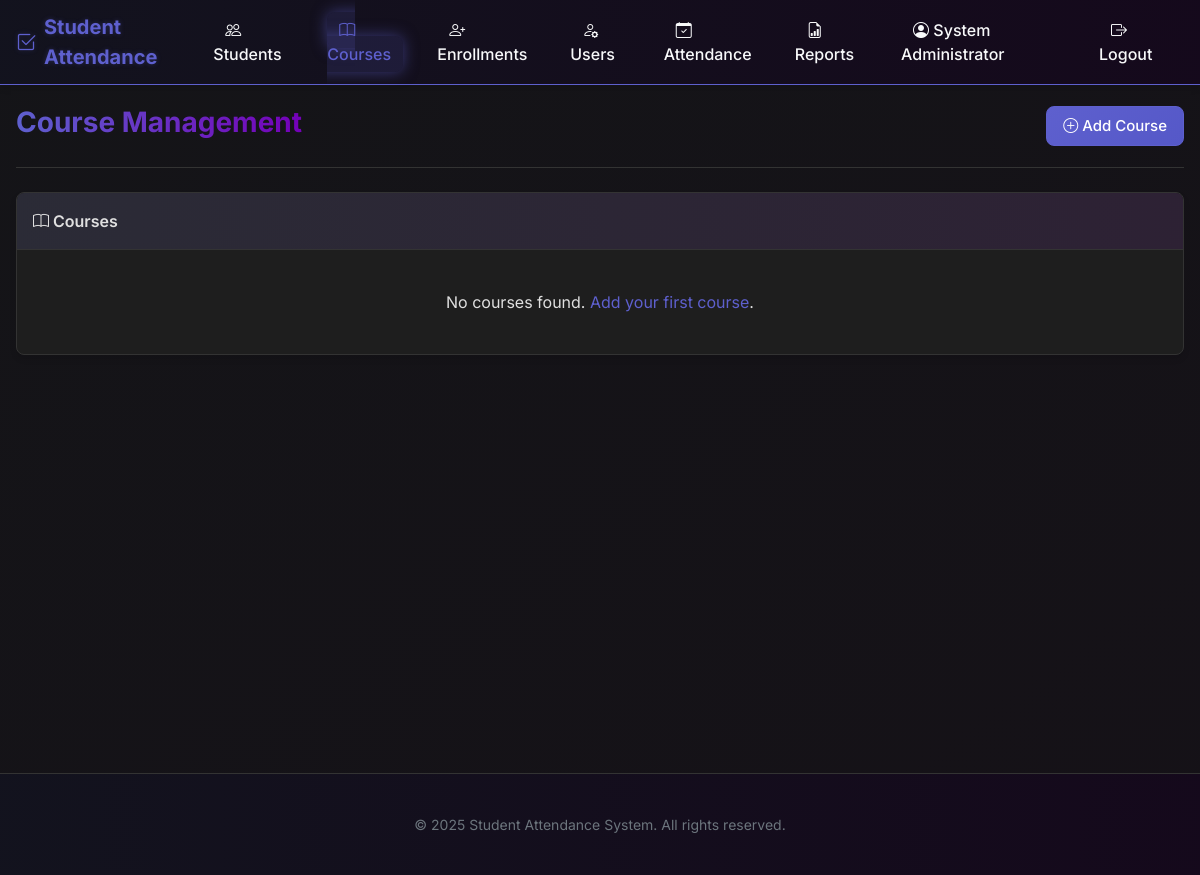
The page /courses (signed in) on the database as committed earlier.
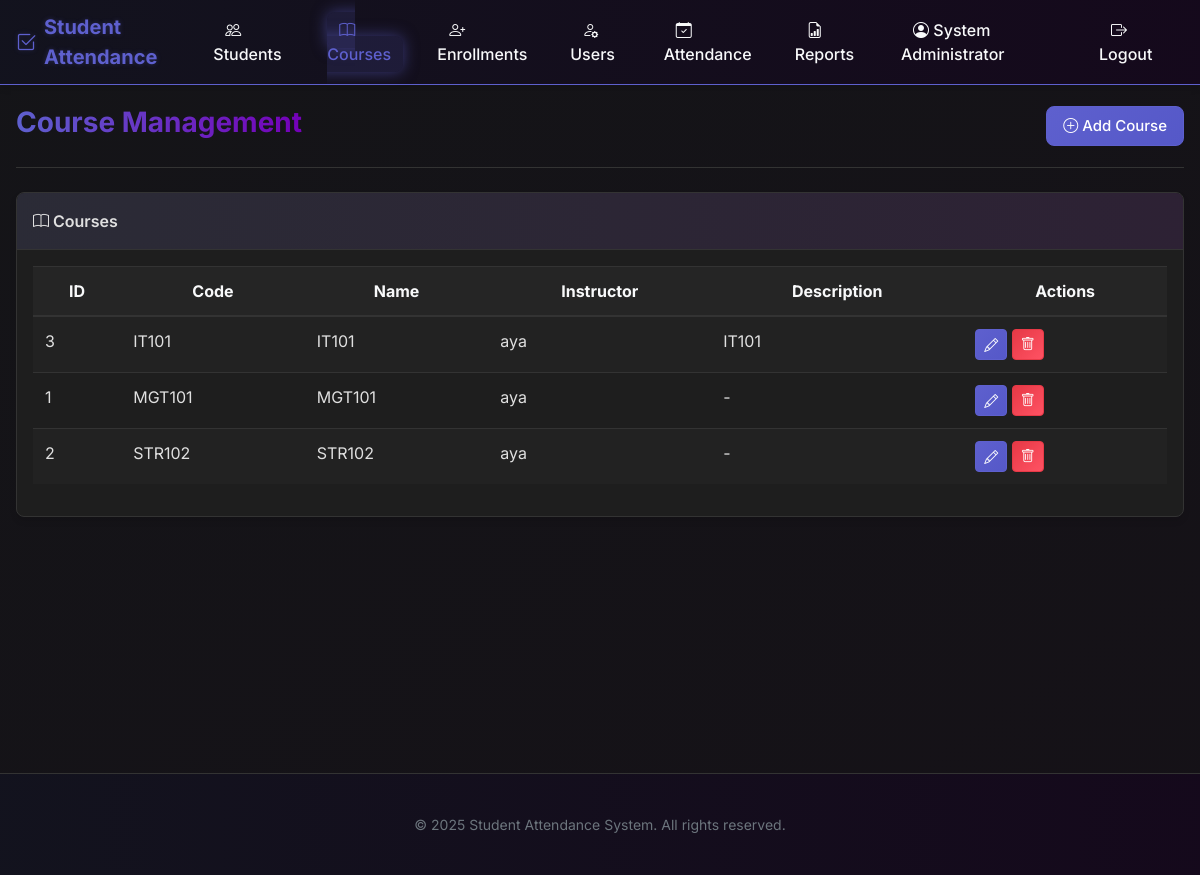
The same page on the database as committed later.
### tables this page shows
CREATE TABLE users (
        id INTEGER PRIMARY KEY AUTOINCREMENT,
        username TEXT UNIQUE NOT NULL,
        password TEXT NOT NULL,
        full_name TEXT NOT NULL,
        role TEXT NOT NULL CHECK (role IN ('admin', 'instructor')),
        created_at TIMESTAMP DEFAULT CURRENT_TIMESTAMP
    );

CREATE TABLE courses (
        id INTEGER PRIMARY KEY AUTOINCREMENT,
        course_code TEXT UNIQUE NOT NULL,
        course_name TEXT NOT NULL,
        instructor_id INTEGER NOT NULL,
        description TEXT,
        created_at TIMESTAMP DEFAULT CURRENT_TIMESTAMP,
        FOREIGN KEY (instructor_id) REFERENCES users (id)
    );

### webapp.py (the view)
@app.route('/courses')
@login_required
def courses():
    success, message, courses_list = admin_manager.list_courses()
    return render_template('courses.html',
                          title='Course Management',
                          courses=courses_list)

### admin.py (called while the page is built)
    def _check_admin(self):
        if not self.auth.is_admin():
            return False, "Administrative privileges required"
        return True, ""

    def list_courses(self):
        is_admin, msg = self._check_admin()
        if not is_admin and not self.auth.is_instructor():
            return False, "You do not have permission to view courses", []
        conn = get_connection()
        cursor = conn.cursor()
        cursor.execute('''
        SELECT c.*, u.full_name as instructor_name
        FROM courses c
        JOIN users u ON c.instructor_id = u.id
        ORDER BY c.course_code
        ''')
        courses = [dict(course) for course in cursor.fetchall()]
        conn.close()
        return True, f"Found {len(courses)} courses", courses

### auth.py (called while the page is built)
    def is_authenticated(self):
        return self.current_user is not None

    def is_admin(self):
        return self.is_authenticated() and self.current_user['role'] == 'admin'

### database.py (called while the page is built)
def get_connection():
    conn = sqlite3.connect('attendance.db')
    conn.row_factory = sqlite3.Row  # This enables column access by name
    return conn

### webapp.py (called while the page is built)
@login_manager.user_loader
def load_user(user_id):
    conn = get_connection()
    cursor = conn.cursor()
    cursor.execute('SELECT * FROM users WHERE id = ?', (user_id,))
    user_data = cursor.fetchone()
    conn.close()
    if user_data:
        return User(user_data)
    return None

@app.context_processor
def inject_now():
    return {'now': datetime.now()}

### templates/courses.html
{% extends "layout.html" %}
{% block content %}
<div class="page-header">
    <h1 class="page-title">Course Management</h1>
    <div>
        {% if current_user.role == 'admin' %}
        <a href="{{ url_for('add_course') }}" class="btn btn-primary">
            <i class="bi bi-plus-circle"></i> Add Course
        </a>
        {% endif %}
    </div>
</div>
<div class="card">
    <div class="card-header">
        <i class="bi bi-book"></i> Courses
    </div>
    <div class="card-body">
        {% if courses %}
        <div class="table-responsive">
            <table class="table table-striped table-hover">
                <thead>
                    <tr>
                        <th>ID</th>
                        <th>Code</th>
                        <th>Name</th>
                        <th>Instructor</th>
                        <th>Description</th>
                        {% if current_user.role == 'admin' %}
                        <th>Actions</th>
                        {% endif %}
                    </tr>
                </thead>
                <tbody>
                    {% for course in courses %}
                    <tr>
                        <td>{{ course.id }}</td>
                        <td>{{ course.course_code }}</td>
                        <td>{{ course.course_name }}</td>
                        <td>{{ course.instructor_name }}</td>
                        <td>{{ course.description or '-' }}</td>
                        {% if current_user.role == 'admin' %}
                        <td>
                            <div class="btn-group">
                                <a href="{{ url_for('edit_course', id=course.id) }}" class="btn btn-sm btn-primary">
                                    <i class="bi bi-pencil"></i>
                                </a>
                                <form method="POST" action="{{ url_for('delete_course', id=course.id) }}"
                                      style="display: inline-block;"
                                      onsubmit="return confirm('Are you sure you want to delete {{ course.course_name }}?');">
                                    <button type="submit" class="btn btn-sm btn-danger">
                                        <i class="bi bi-trash"></i>
                                    </button>
                                </form>
                            </div>
                        </td>
                        {% endif %}
                    </tr>
                    {% endfor %}
                </tbody>
            </table>
        </div>
        {% else %}
        <p class="text-center py-4">No courses found.
            {% if current_user.role == 'admin' %}
            <a href="{{ url_for('add_course') }}">Add your first course</a>.
            {% else %}
            Please contact an administrator to be assigned to a course.
            {% endif %}
        </p>
        {% endif %}
    </div>
</div>
{% endblock %}

### templates/layout.html (shortened to what this page needs)
<!DOCTYPE html>
<html lang="en">
<head>
    <link rel="stylesheet" href="https://cdn.jsdelivr.net/npm/bootstrap-icons@1.10.3/font/bootstrap-icons.css">
    <link rel="stylesheet" href="{{ url_for('static', filename='css/main.css') }}">
</head>
<body>
    {% if current_user.is_authenticated %}
    <nav class="navbar">
        <a href="{{ url_for('dashboard') }}" class="navbar-brand">
            <i class="bi bi-check2-square"></i>
            Student Attendance
        </a>
        <ul class="navbar-nav">
            {% if current_user.role == 'admin' %}
            <li>
                <a href="{{ url_for('students') }}" class="nav-link {% if request.endpoint == 'students' %}active{% endif %}">
                    <i class="bi bi-people"></i> Students
                </a>
            </li>
            <li>
                <a href="{{ url_for('courses') }}" class="nav-link {% if request.endpoint == 'courses' %}active{% endif %}">
                    <i class="bi bi-book"></i> Courses
                </a>
            </li>
            <li>
                <a href="{{ url_for('enrollments') }}" class="nav-link {% if request.endpoint == 'enrollments' %}active{% endif %}">
                    <i class="bi bi-person-plus"></i> Enrollments
                </a>
            </li>
            <li>
                <a href="{{ url_for('users') }}" class="nav-link {% if request.endpoint == 'users' %}active{% endif %}">
                    <i class="bi bi-person-gear"></i> Users
                </a>
            </li>
            {% endif %}
            <li>
                <a href="{{ url_for('attendance') }}" class="nav-link {% if request.endpoint == 'attendance' %}active{% endif %}">
                    <i class="bi bi-calendar-check"></i> Attendance
                </a>
            </li>
            <li>
                <a href="{{ url_for('reports') }}" class="nav-link {% if request.endpoint == 'reports' %}active{% endif %}">
                    <i class="bi bi-file-earmark-bar-graph"></i> Reports
                </a>
            </li>
            <li>
                <a href="{{ url_for('profile') }}" class="nav-link {% if request.endpoint == 'profile' %}active{% endif %}">
                    <i class="bi bi-person-circle"></i> {{ current_user.full_name }}
                </a>
            </li>
            <li>
                <a href="{{ url_for('logout') }}" class="nav-link">
                    <i class="bi bi-box-arrow-right"></i> Logout
                </a>
            </li>
        </ul>
    </nav>
    {% endif %}
    <div class="container main-content">
        {% block content %}{% endblock %}
    </div>
    <footer class="footer">
        <div class="container">
            <p>&copy; {{ now.year }} Student Attendance System. All rights reserved.</p>
        </div>
    </footer>
</body>
</html>

Rows that differ between the two databases and show on the page:
added courses: id "3", course_code "IT101", course_name "IT101", instructor_name "aya", description "IT101"
added courses: id "1", course_code "MGT101", course_name "MGT101", instructor_name "aya", description "-"
added courses: id "2", course_code "STR102", course_name "STR102", instructor_name "aya", description "-"
Other text that changed with them:
text no longer shown: "No courses found. Add your first course ."
text now shown: "ID Code Name Instructor Description Actions"
